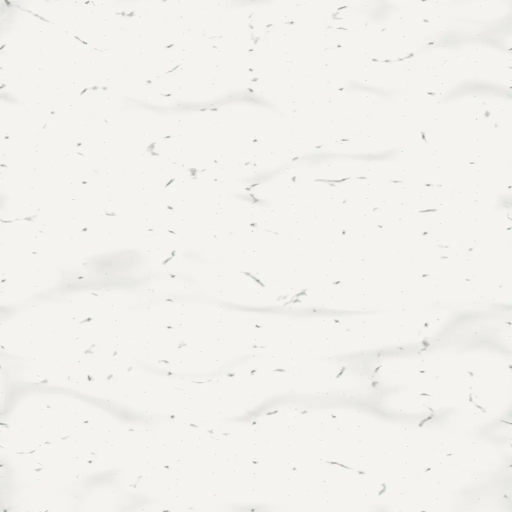
#> input picture harena/img/marbre.webp, 1024 x 1024 px, given in place of marbre.png, which was not available (shown at 1/2 size)
$ python marbre.py
#> lines starting #> are read from the running program, lines starting #| are printed output that depends on the picture; pictures that were not available may be replaced by others from this repository, and a replacement may not be noted
# -*- coding: utf-8 -*-
"""Genere la dalle de marbre du site : harena/img/marbre.webp, une tuile qui se repete sans couture.

    python outils/marbre.py

**La recette est celle du jeu** (harena/tools/pierre/marbre.py, marbre LUNI, le blanc gris de Carrare
retenu par le porteur) : filons larges, filons fins, capillaires et grain, tires de `feTurbulence
type="turbulence"`. Trois ecarts, et aucun n'est decoratif :

- **La tuile se repete.** `stitchTiles="stitch"` et des filtres calés sur la tuile entiere : ses bords
  se raccordent, la dalle couvre une section entiere sans couture ni image geante.
- **Le fond est uni.** Le degrade haut/bas de la barre du jeu ferait une marche a chaque tuile ; on
  garde son ton haut, celui que la barre montre le plus.
- **Pas de pointilles.** La turbulence est nulle aux noeuds de sa grille, a toutes les octaves a la fois : le
  seuil y faisait des points alignes (la dalle du jeu en a aussi, plus espaces). Les veines sont donc tordues par
  un champ lisse apres le rendu : les points quittent la grille, les filons ondulent. Le champ est une somme de
  sinus a nombre entier de periodes par tuile, lu en boucle : la torsion ne cree aucune couture.
- **Les frequences sont en px CSS.** La dalle du jeu (1080 unites) s'etale sur un telephone de ~400 px :
  ses frequences sont multipliees par 2,7 pour que les veines aient ici la meme taille a l oeil.

Le SVG est rendu par Chrome sans tete a DEUX fois la taille utile (le trait net vient de la reduction,
comme dans le jeu), puis enregistre en WebP. On modifie ce script, jamais l'image.
"""

import os
import pathlib
import subprocess
import tempfile

import numpy as np

from PIL import Image

TUILE = 512                 # la tuile, en px CSS (affichee avec background-size: 512px)
RENDU = 2                   # rendue a deux fois, gardee a deux fois : nette sur un ecran de densite 2
CHROME = r'C:/Program Files/Google/Chrome/Application/chrome.exe'
SORTIE = pathlib.Path(__file__).resolve().parents[1] / 'harena/img/marbre.webp'

# Luni (jeu) : haut, veine fine, veine large, graine. L'echelle : 780/1080 (jeu) x 2,7 (telephone -> px CSS).
FOND, FINE, LARGE, GRAINE = '#F7F6F2', '#8C8D88', '#B4B5AF', 3
TORSION = 9                 # px CSS : de combien le champ deplace les veines, au plus
E = 780.0 / 1080 * 2.7


def svg():
    f = lambda v: '%.5f' % (v * E)
    tour = 'x="0" y="0" width="100%" height="100%"'
    return f'''<svg xmlns="http://www.w3.org/2000/svg" width="{TUILE}" height="{TUILE}" viewBox="0 0 {TUILE} {TUILE}">
  <!-- GENERE PAR outils/marbre.py - ne pas retoucher a la main. -->
  <defs>
    <filter id="larges" {tour}>
      <feTurbulence type="turbulence" baseFrequency="{f(.0022)} {f(.0048)}" numOctaves="3" seed="{GRAINE + 50}" stitchTiles="stitch" result="t"/>
      <feColorMatrix in="t" type="matrix" values="0 0 0 0 0  0 0 0 0 0  0 0 0 0 0  -6.5 0 0 0 0.95" result="m"/>
      <feGaussianBlur in="m" stdDeviation="0.9" result="d"/>
      <feFlood flood-color="{LARGE}" result="c"/><feComposite in="c" in2="d" operator="in"/>
    </filter>
    <filter id="fins" {tour}>
      <feTurbulence type="turbulence" baseFrequency="{f(.0055)} {f(.0115)}" numOctaves="4" seed="{GRAINE}" stitchTiles="stitch" result="t"/>
      <feColorMatrix in="t" type="matrix" values="0 0 0 0 0  0 0 0 0 0  0 0 0 0 0  -12.5 0 0 0 1.06" result="m"/>
      <feGaussianBlur in="m" stdDeviation="0.22" result="d"/>
      <feFlood flood-color="{FINE}" result="c"/><feComposite in="c" in2="d" operator="in"/>
    </filter>
    <filter id="capillaires" {tour}>
      <feTurbulence type="turbulence" baseFrequency="{f(.014)} {f(.030)}" numOctaves="5" seed="{GRAINE + 130}" stitchTiles="stitch" result="t"/>
      <feColorMatrix in="t" type="matrix" values="0 0 0 0 0  0 0 0 0 0  0 0 0 0 0  -19 0 0 0 1.04" result="m"/>
      <feFlood flood-color="{FINE}" result="c"/><feComposite in="c" in2="m" operator="in"/>
    </filter>
    <filter id="grain" {tour}>
      <feTurbulence type="fractalNoise" baseFrequency="0.9" numOctaves="2" seed="{GRAINE + 9}" stitchTiles="stitch"/>
      <feColorMatrix type="matrix" values="0 0 0 0 .5  0 0 0 0 .5  0 0 0 0 .5  0 0 0 .10 0"/>
    </filter>
  </defs>
  <rect width="100%" height="100%" fill="{FOND}"/>
  <rect width="100%" height="100%" filter="url(#larges)" opacity="0.30"/>
  <rect width="100%" height="100%" filter="url(#fins)" opacity="0.80"/>
  <rect width="100%" height="100%" filter="url(#capillaires)" opacity="0.5"/>
  <rect width="100%" height="100%" filter="url(#grain)"/>
</svg>
'''


def tordre(im):
    """Deplace chaque pixel selon un champ periodique sur la tuile (lecture bilineaire, en boucle)."""
    a = np.asarray(im, dtype=np.float32)
    n = a.shape[0]
#> n = 1024
    y, x = np.mgrid[0:n, 0:n].astype(np.float32) * (2 * np.pi / n)
    alea = np.random.default_rng(GRAINE)
    champ = []
    for _ in range(2):
        c = np.zeros((n, n), np.float32)
        for _ in range(6):                                    # des ondes de 1 a 4 periodes par tuile
            m, k = alea.integers(-4, 5, size=2)
            c += alea.uniform(.4, 1) * np.sin(m * x + k * y + alea.uniform(0, 2 * np.pi))
        champ.append(c / np.abs(c).max() * TORSION * RENDU)
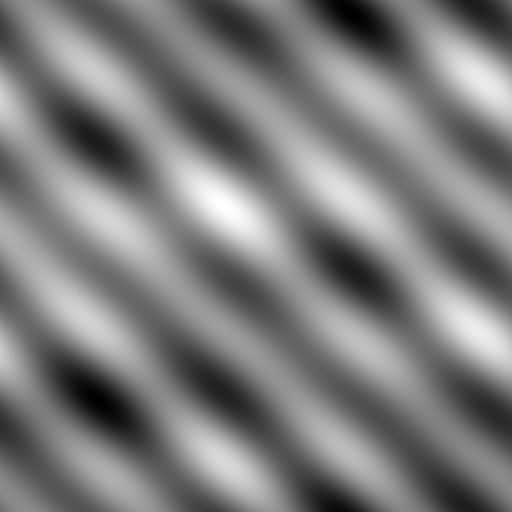
#> c: shape (1024, 1024) float32 (shown at 1/2 size); min -3, max 3.12, mean 6.98e-09; drawn with min black and max white
    sx, sy = (np.arange(n)[None, :] + champ[0]) % n, (np.arange(n)[:, None] + champ[1]) % n
    x0, y0 = np.floor(sx).astype(int), np.floor(sy).astype(int)
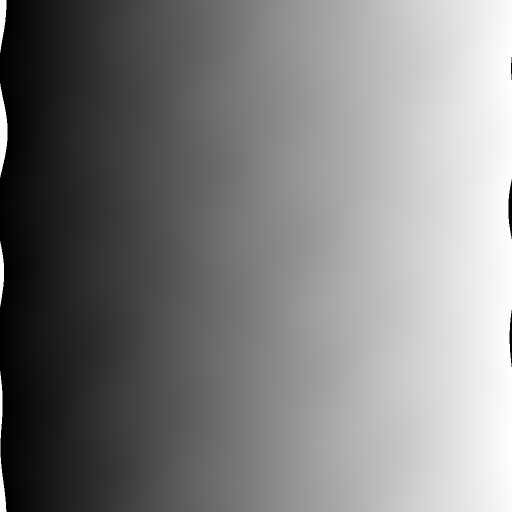
#> sx: shape (1024, 1024) float64 (shown at 1/2 size); min 0.00114, max 1024, mean 515.1; drawn with min black and max white
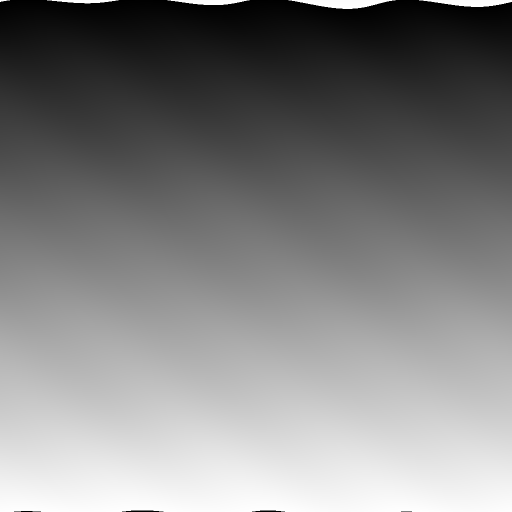
#> sy: shape (1024, 1024) float64 (shown at 1/2 size); min 0.000701, max 1024, mean 516.6; drawn with min black and max white
    fx, fy = (sx - x0)[..., None], (sy - y0)[..., None]
    x1, y1 = (x0 + 1) % n, (y0 + 1) % n
    b = (a[y0, x0] * (1 - fx) + a[y0, x1] * fx) * (1 - fy) + (a[y1, x0] * (1 - fx) + a[y1, x1] * fx) * fy
    return Image.fromarray(np.clip(b + .5, 0, 255).astype(np.uint8))


if __name__ == '__main__':
    with tempfile.TemporaryDirectory() as tmp:
        source, png = os.path.join(tmp, 'marbre.svg'), os.path.join(tmp, 'marbre.png')
        pathlib.Path(source).write_text(svg(), encoding='utf-8')
        subprocess.run([CHROME, '--headless=new', '--user-data-dir=' + os.path.join(tmp, 'profil'), '--hide-scrollbars',
                        f'--force-device-scale-factor={RENDU}', f'--window-size={TUILE},{TUILE}', '--screenshot=' + png,
                        pathlib.Path(source).as_uri()], check=True, capture_output=True)
        im = tordre(Image.open(png).convert('RGB').crop((0, 0, TUILE * RENDU, TUILE * RENDU)))
        im.save(SORTIE, 'WEBP', quality=82, method=6)
    print('Produit :', SORTIE, os.path.getsize(SORTIE), 'octets')
